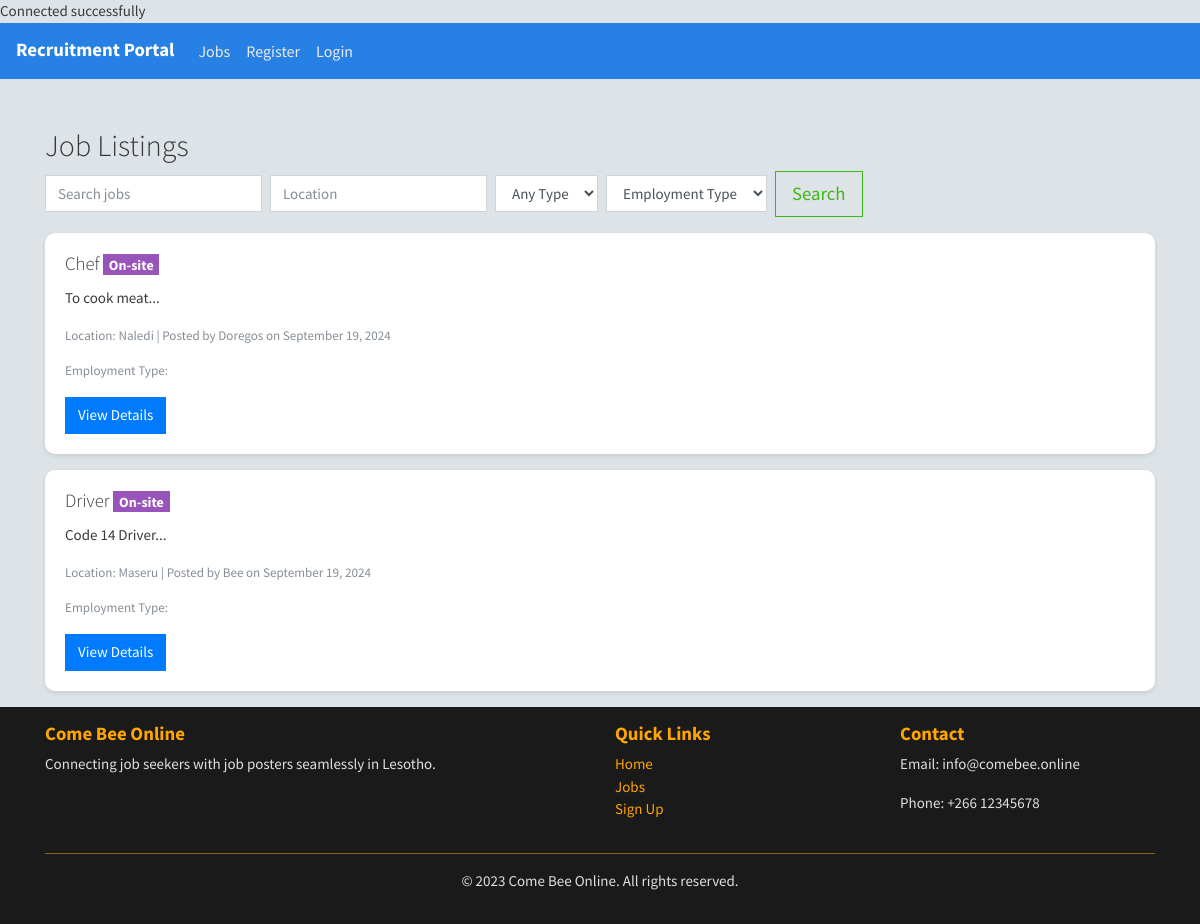
/jobs.php, run on the app's committed database.
### tables this page shows
CREATE TABLE `jobs` (
  `id` int(11) NOT NULL,
  `user_id` int(11) NOT NULL,
  `title` varchar(255) NOT NULL,
  `description` text NOT NULL,
  `location` varchar(100) DEFAULT NULL,
  `created_at` timestamp NOT NULL DEFAULT current_timestamp(),
  `required_documents` varchar(255) DEFAULT NULL,
  `job_type` varchar(20) DEFAULT NULL,
  `employment_type` varchar(50) DEFAULT NULL
);

CREATE TABLE `users` (
  `id` int(11) NOT NULL,
  `name` varchar(100) NOT NULL,
  `email` varchar(100) NOT NULL,
  `password` varchar(255) DEFAULT NULL,
  `google_id` varchar(255) DEFAULT NULL,
  `role` enum('job_seeker','job_poster') NOT NULL,
  `created_at` timestamp NOT NULL DEFAULT current_timestamp(),
  `phone` varchar(20) DEFAULT NULL,
  `address` varchar(255) DEFAULT NULL,
  `skills` text DEFAULT NULL,
  `experience` text DEFAULT NULL
);

### includes/functions.php (called while the page is built, shortened)
<?php
function isLoggedIn() {
    return isset($_SESSION['user_id']);
}
?>

### jobs.php (the view, shortened to what this page needs)
<?php
include('config/database.php');
include('includes/functions.php');
$search = '';
$location = '';
$search_query = "WHERE 1=1";
$sql = "SELECT jobs.*, users.name AS poster_name FROM jobs INNER JOIN users ON jobs.user_id = users.id $search_query ORDER BY created_at DESC";
$result = mysqli_query($conn, $sql);
?>
<?php include('includes/header.php'); ?>
<?php include('includes/navbar.php'); ?>
<div class="container mt-5">
    <h2>Job Listings</h2>
    <form class="form-inline mb-3" method="GET" action="jobs.php">
        <input class="form-control mr-sm-2" type="search" placeholder="Search jobs" name="search" value="<?php echo htmlspecialchars($search); ?>">
        <input class="form-control mr-sm-2" type="text" placeholder="Location" name="location" value="<?php echo htmlspecialchars($location); ?>">
        <select class="form-control mr-sm-2" name="job_type">
            <option value="">Any Type</option>
        </select>
        <select class="form-control mr-sm-2" name="employment_type">
            <option value="">Employment Type</option>
        </select>
        <button class="btn btn-outline-success btn-lg" type="submit">Search</button>
    </form>
    <?php while ($job = mysqli_fetch_assoc($result)): ?>
        <div class="card mb-3 animate__animated animate__fadeInUp">
            <div class="card-body">
                <h5 class="card-title"><?php echo $job['title']; ?> <span class="badge badge-info"><?php echo $job['job_type']; ?></span></h5>
                <p class="card-text"><?php echo substr($job['description'], 0, 150); ?>...</p>
                <p class="card-text"><small class="text-muted">Location: <?php echo $job['location']; ?> | Posted by <?php echo $job['poster_name']; ?> on <?php echo date('F j, Y', strtotime($job['created_at'])); ?></small></p>
                <p class="card-text"><small class="text-muted">Employment Type: <?php echo $job['employment_type']; ?></small></p>
                <a href="job_details.php?id=<?php echo $job['id']; ?>" class="btn btn-primary">View Details</a>
            </div>
        </div>
    <?php endwhile; ?>
</div>
<?php include('includes/footer.php'); ?>

### includes/header.php (shortened to what this page needs)
<!DOCTYPE html>
<html lang="en">
<head>
    <link rel="stylesheet" href="https://stackpath.bootstrapcdn.com/bootswatch/4.5.0/cosmo/bootstrap.min.css">
    <link rel="stylesheet" href="https://cdnjs.cloudflare.com/ajax/libs/animate.css/4.1.1/animate.min.css"/>
    <link rel="stylesheet" href="assets/css/styles.css">
</head>
<body>

### includes/navbar.php (shortened to what this page needs)
<nav class="navbar navbar-expand-lg navbar-dark bg-primary">
    <a class="navbar-brand" href="index.php">Recruitment Portal</a>
    <div class="collapse navbar-collapse" id="navbarNav">
        <ul class="navbar-nav">
            <li class="nav-item">
                <a class="nav-link" href="jobs.php">Jobs</a>
            </li>
            <?php if (isLoggedIn()): ?>
                <?php if (isJobPoster()): ?>
                    <li class="nav-item">
                        <a class="nav-link" href="post_job.php">Post a Job</a>
                    </li>
                <?php endif; ?>
                <li class="nav-item">
                    <a class="nav-link" href="dashboard.php">Dashboard</a>
                </li>
                <li class="nav-item">
                    <a class="nav-link" href="profile.php">Profile</a>
                </li>
                <li class="nav-item">
                    <a class="nav-link" href="logout.php">Logout (<?php echo htmlspecialchars($_SESSION['name']); ?>)</a>
                </li>
            <?php else: ?>
                <li class="nav-item">
                    <a class="nav-link" href="register.php">Register</a>
                </li>
                <li class="nav-item">
                    <a class="nav-link" href="login.php">Login</a>
                </li>
            <?php endif; ?>
        </ul>
    </div>
</nav>

### includes/footer.php (shortened to what this page needs)
<footer class="footer mt-auto py-3">
    <div class="container">
        <div class="row">
            <div class="col-md-6">
                <h5 class="footer-heading">Come Bee Online</h5>
                <p class="footer-text">Connecting job seekers with job posters seamlessly in Lesotho.</p>
            </div>
            <div class="col-md-3">
                <h5 class="footer-heading">Quick Links</h5>
                <ul class="list-unstyled">
                    <li><a href="index.php">Home</a></li>
                    <li><a href="jobs.php">Jobs</a></li>
                    <li><a href="register.php">Sign Up</a></li>
                </ul>
            </div>
            <div class="col-md-3">
                <h5 class="footer-heading">Contact</h5>
                <p class="footer-text">Email: info@comebee.online</p>
                <p class="footer-text">Phone: +266 12345678</p>
            </div>
        </div>
        <hr class="footer-divider">
        <div class="row">
            <div class="col-md-12 text-center">
                <p class="footer-text">&copy; 2023 Come Bee Online. All rights reserved.</p>
            </div>
        </div>
    </div>
</footer>
</body>
</html>

### assets/css/styles.css (style rules this page uses)
body { background-color: #dee3e7; }
.navbar-brand { font-weight: bold; color: #fff !important; }
.nav-link { color: #eceaea !important; font-size: 1rem; }
.btn-primary { background-color: #007bff; border-color: #007bff; }
.footer { background-color: #343a40; color: #fff; }
.footer a { color: #fff; }
.card { border: none; border-radius: 10px; box-shadow: 0 2px 5px rgba(0,0,0,0.1); }

### includes/header.php (style rules this page uses)
.footer { background-color: #1a1a1a; color: #ffffff; }
.footer-heading { color: #ffa500; font-weight: bold; }
.footer-text { color: #e0e0e0; }
.footer a { color: #ffa500; text-decoration: none; }
.footer-divider { border-color: #ffa500; opacity: 0.5; }

### data on the page
jobs: title "Chef", job_type "On-site", description "To cook meat", location "Naledi", user.name "Doregos", created_at "September 19, 2024"
jobs: title "Driver", job_type "On-site", description "Code 14 Driver", location "Maseru", user.name "Bee", created_at "September 19, 2024"
